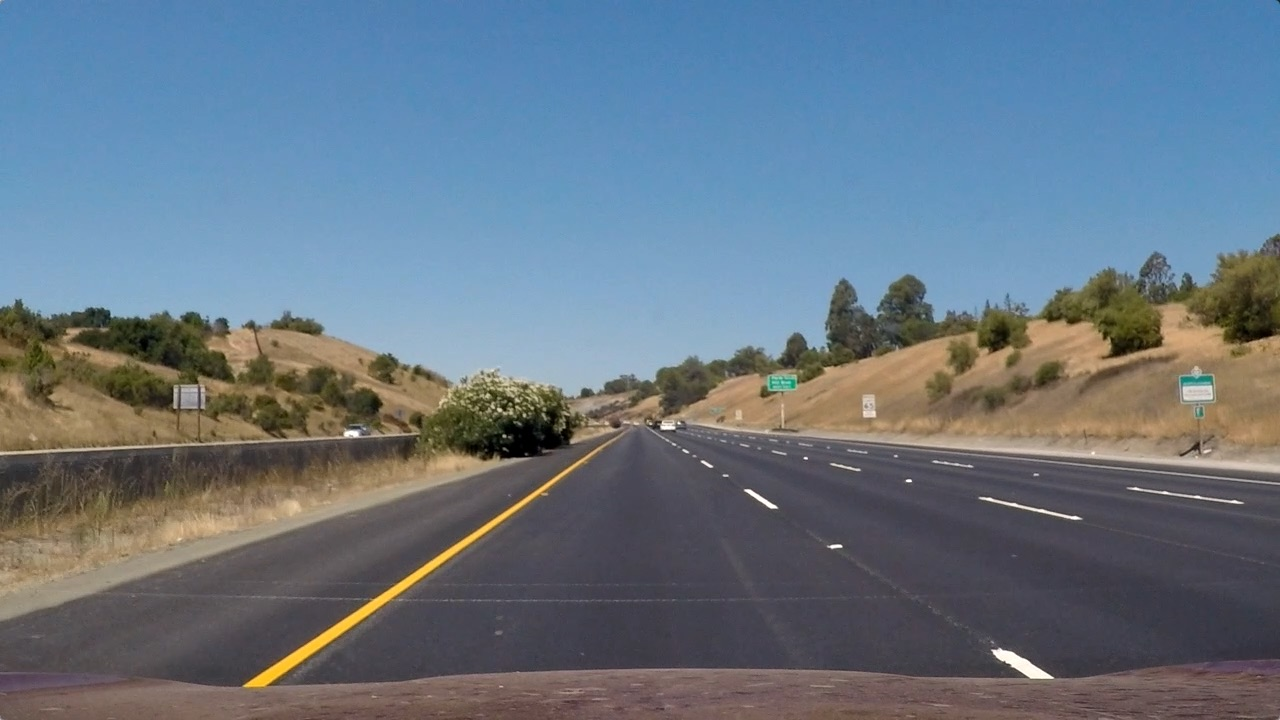
#> input picture Data/Images/Straight Lines 1.jpg, 1280 x 720 px
$ python -i thresholding.py   (imports and definitions only)
#> lines starting #> are read from the running program, lines starting #| are printed output that depends on the picture; after the words box and inside, x2 and y2 are one past the last pixel; in counts of white or black regions, pixels touching at a corner belong together
import numpy as np
import cv2 as cv

def abs_sobelx_thresh(image):

    gray = cv.cvtColor(image, cv.COLOR_RGB2GRAY)
    # Apply x  gradient with the OpenCV Sobel() function & take the absolute value
    abs_sobel = np.absolute(cv.Sobel(gray, cv.CV_64F, 1, 0,ksize=3))
    scaled_sobel = np.uint8(255*abs_sobel/np.max(abs_sobel))
    grad_binary = np.zeros_like(scaled_sobel)
    grad_binary[(scaled_sobel >= 15) & (scaled_sobel <= 200)] = 1

    return grad_binary

def dir_threshold(image):

    # 1) Convert to grayscale
    gray = cv.cvtColor(image, cv.COLOR_RGB2GRAY)
    # 2) Take the gradient in x and y separately
    sobelx = cv.Sobel(gray, cv.CV_64F, 1, 0, ksize=19)
    sobely = cv.Sobel(gray, cv.CV_64F, 0, 1, ksize=19)
    # 3) Take the absolute value of the x and y gradients
    abs_sobelx = np.absolute(sobelx)
    abs_sobely = np.absolute(sobely)
    # 4) Use np.arctan2(abs_sobely, abs_sobelx) to calculate the direction of the gradient
    direction_mag = np.arctan2(abs_sobely , abs_sobelx)
    # 5) Create a binary mask where direction thresholds are met
    dir_binary = np.zeros_like(direction_mag)
    dir_binary[(direction_mag >= np.pi/6) & (direction_mag <= np.pi/2)] = 1
    # 6) Return this mask as your binary_output image
    return dir_binary

def treshold_S_channel(image):

    hls = cv.cvtColor(image, cv.COLOR_RGB2HLS)
    s_channel = hls[:,:,2]
    # Threshold S_channel
    s_binary = np.zeros_like(s_channel)
    s_binary[(s_channel >= 100) & (s_channel <= 255)] = 1

    return s_binary

def Red_Green_tresh(image):

    R = image[:,:,0]
    G = image[:,:,1]
    r_g_combined = np.zeros_like(R)
    r_g_combined = (R > 155) & (G > 155)

    return r_g_combined

def treshold_L_channel(image):

    hls = cv.cvtColor(image, cv.COLOR_RGB2HLS)
    l_channel = hls[:,:,1]
    l_binary = np.zeros_like(l_channel)
    l_binary[(l_channel >= 120) & (l_channel <= 255)] = 1

    return l_binary

def get_optimal_threshold(image):

    sobel_x_binary = abs_sobelx_thresh(image)
    dir_binary = dir_threshold(image)
    combined_grad_dir = ((sobel_x_binary == 1) & (dir_binary == 1))

    S_binary = treshold_S_channel(image)
    L_binary = treshold_L_channel(image)
    R_G_binary = Red_Green_tresh(image)

    # combine all the thresholds
    # A pixel should either be a yellowish or whiteish
    # And it should also have a gradient, as per our thresholds
    R = image[:,:,0]
    optimal_treshold = np.zeros_like(image)
    optimal_treshold = (((R_G_binary== 1) & (L_binary== 1)) & ((S_binary== 1) | (combined_grad_dir== 1)))
    optimal_treshold = np.array(optimal_treshold, dtype=np.uint8)

    return optimal_treshold

>>> import cv2
>>> picture = cv2.cvtColor(cv2.imread('../../Data/Images/Straight Lines 1.jpg'), cv2.COLOR_BGR2RGB)
>>> result = get_optimal_threshold(picture)
#> in get_optimal_threshold, `sobel_x_binary = abs_sobelx_thresh(image)`:
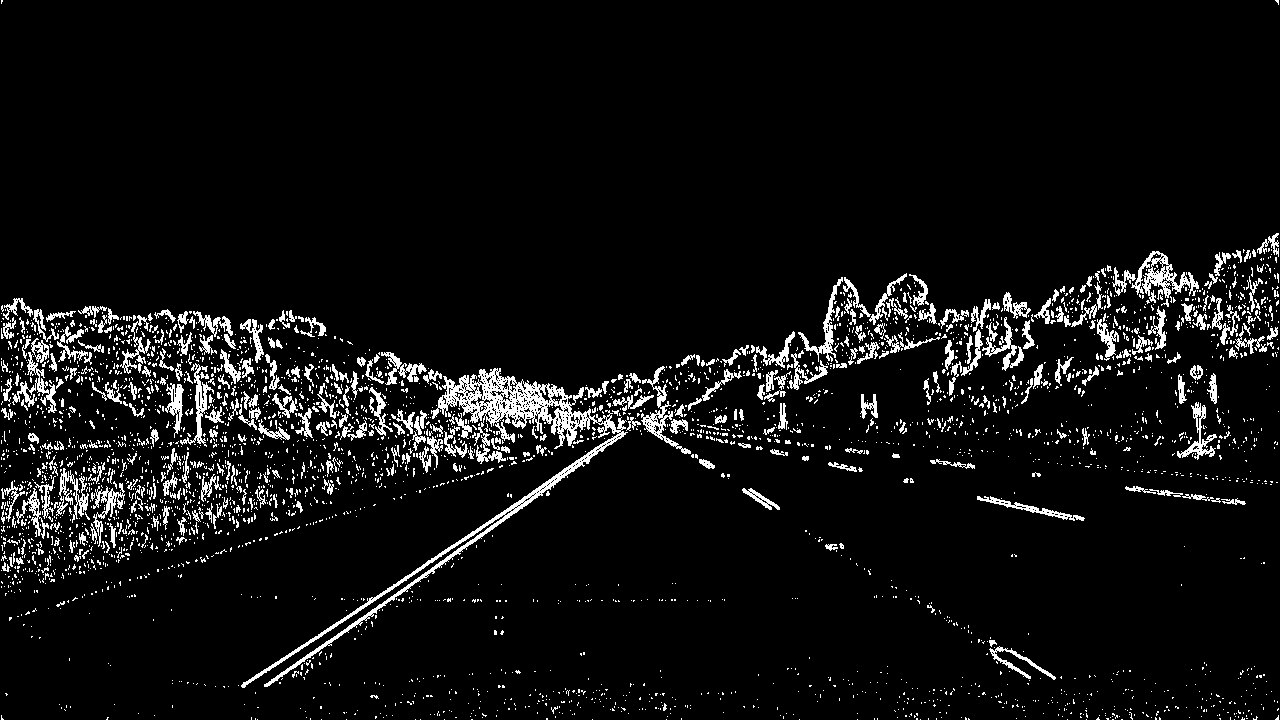
#> sobel_x_binary: shape (720, 1280); values 0 (black) and 1 (white), 6.3% white in thin lines or dots
#> in get_optimal_threshold, `L_binary = treshold_L_channel(image)`:
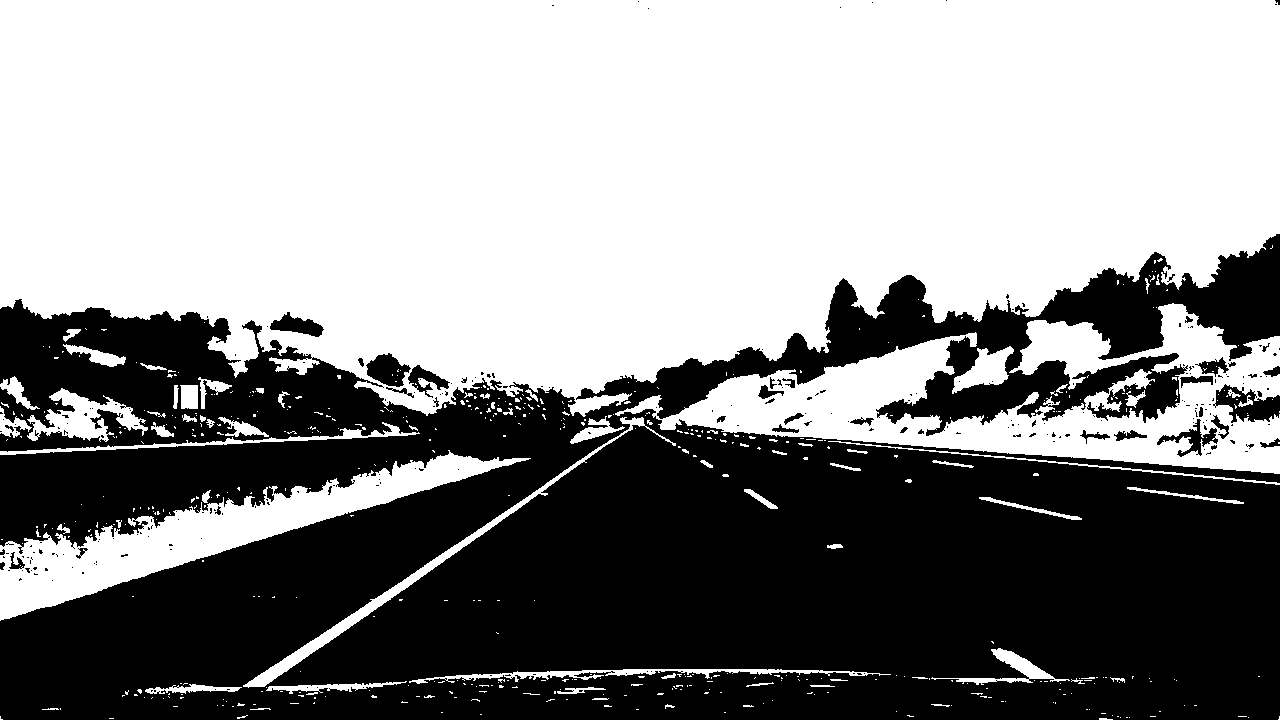
#> L_binary: shape (720, 1280); values 0 (black) and 1 (white), 55.5% white; 262 black regions (222 under 20 px), largest, box (x1, y1, x2, y2) and area: (0, 234, 1280, 720) 402301, (1213, 384, 1280, 423) 1348, (366, 353, 411, 387) 927
#> in Red_Green_tresh, `R = image[:,:,0]`:
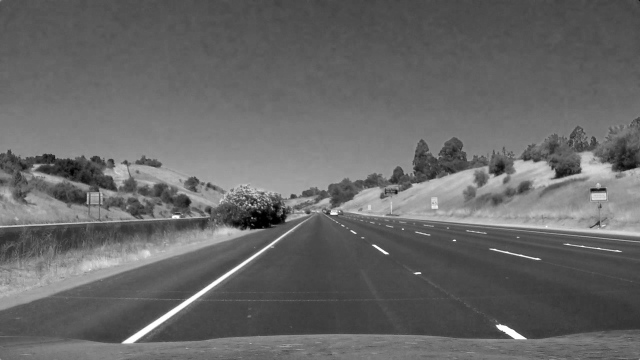
#> R: shape (720, 1280) (shown at 1/2 size); min 0, max 255, mean 103.2
#> in get_optimal_threshold, `optimal_treshold = (((R_G_binary== 1) & (L_binary== 1)) & ((S_binary==..`:
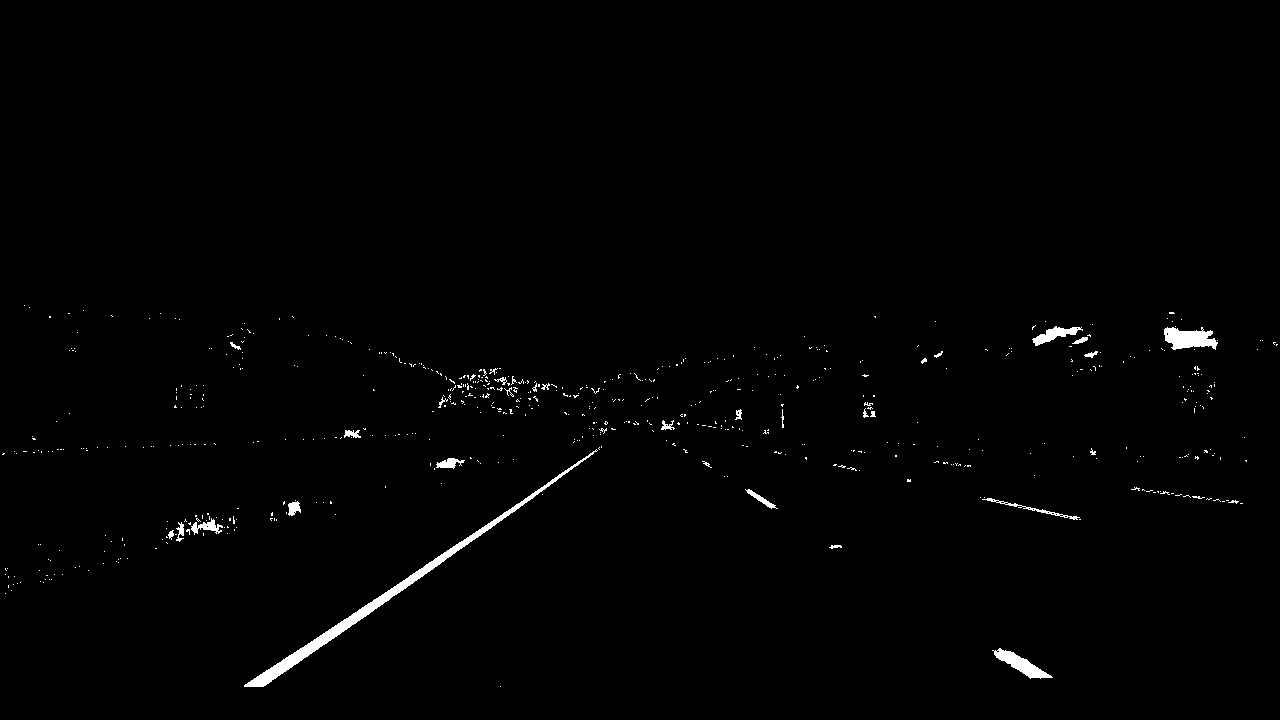
#> optimal_treshold: shape (720, 1280) bool; 0.91% white; 615 white regions (581 under 20 px), largest, box (x1, y1, x2, y2) and area: (244, 449, 598, 687) 3019, (1164, 327, 1218, 350) 829, (992, 648, 1053, 679) 658

$ run again, on Data/Images/Straight Lines 2.jpg
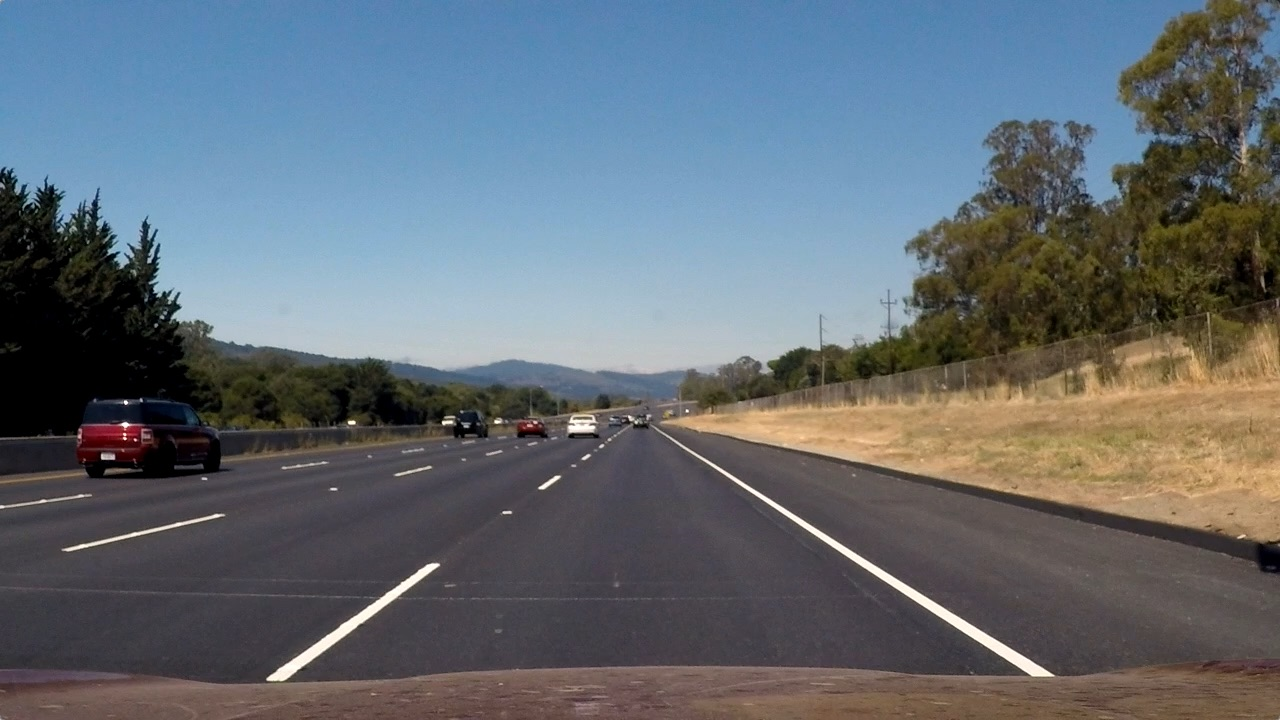
#> input picture Data/Images/Straight Lines 2.jpg, 1280 x 720 px
#> in get_optimal_threshold, `sobel_x_binary = abs_sobelx_thresh(image)`:
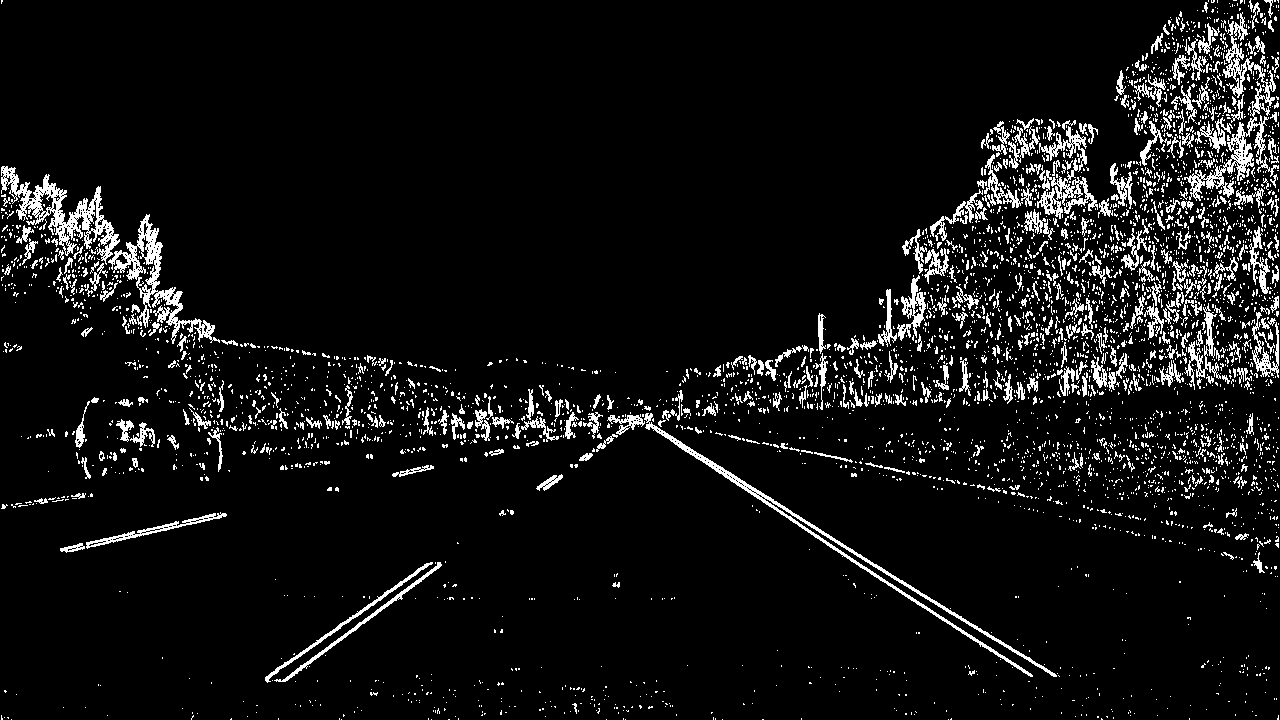
#> sobel_x_binary: shape (720, 1280); values 0 (black) and 1 (white), 6.9% white in thin lines or dots
#> dir_binary: shape (720, 1280) float64; values 0 (black) and 1 (white), 81% white; 8557 black regions (6819 under 20 px), largest, box (x1, y1, x2, y2) and area: (0, 320, 131, 429) 6957, (0, 0, 1280, 56) 5193, (30, 185, 170, 301) 3258
#> combined_grad_dir: shape (720, 1280) bool; 4.3% white in thin lines or dots
#> hls: shape (720, 1280, 3); mean of channels 0, 1, 2 81.7, 107, 62.5
#> S_binary: shape (720, 1280); values 0 (black) and 1 (white), 20% white; 2885 white regions (2605 under 20 px), largest, box (x1, y1, x2, y2) and area: (0, 6, 869, 271) 101845, (968, 172, 1280, 355) 20916, (680, 401, 920, 460) 6515
#> L_binary: shape (720, 1280); values 0 (black) and 1 (white), 44.9% white; 535 white regions (450 under 20 px), largest, box (x1, y1, x2, y2) and area: (0, 0, 1208, 387) 344299, (657, 332, 1280, 541) 55525, (651, 425, 1056, 678) 3585
#> r_g_combined: shape (720, 1280) bool; 9.1% white; 558 white regions (476 under 20 px), largest, box (x1, y1, x2, y2) and area: (154, 264, 888, 375) 58355, (661, 397, 976, 478) 7610, (655, 427, 1055, 677) 3308
#> in get_optimal_threshold, `optimal_treshold = (((R_G_binary== 1) & (L_binary== 1)) & ((S_binary==..`:
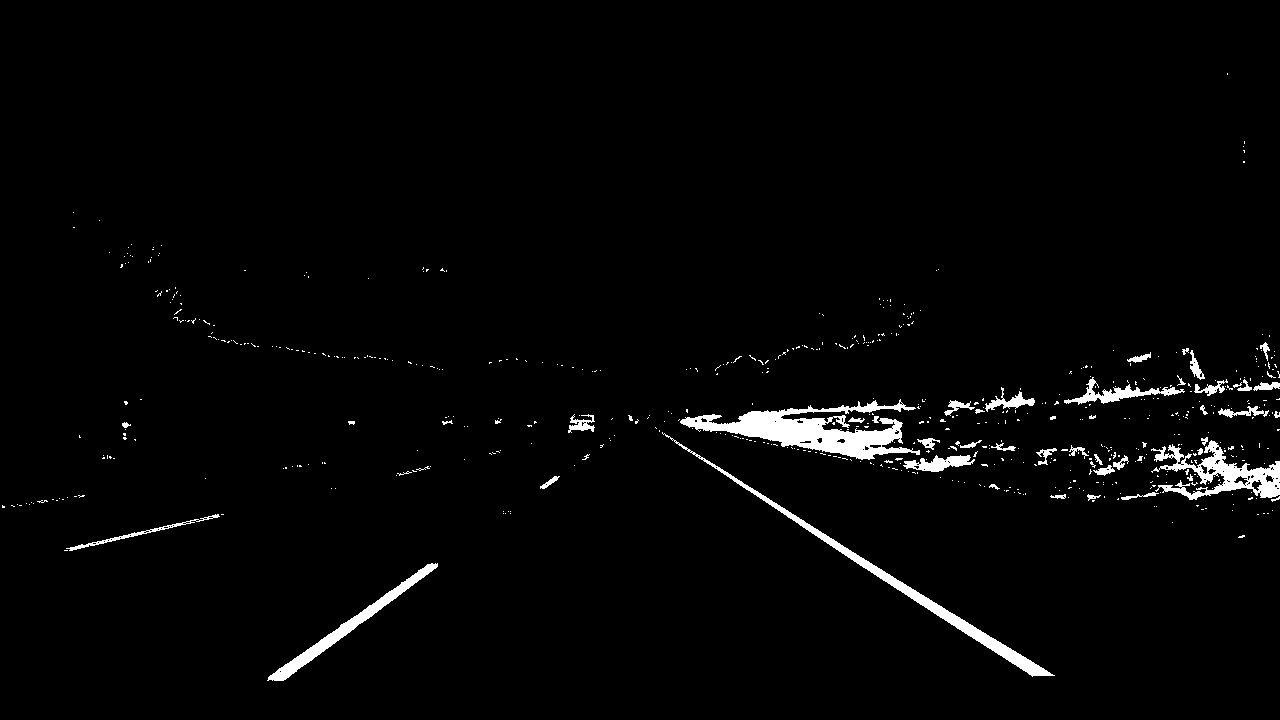
#> optimal_treshold: shape (720, 1280) bool; 2.3% white; 615 white regions (567 under 20 px), largest, box (x1, y1, x2, y2) and area: (680, 399, 920, 460) 5651, (662, 432, 1055, 677) 3262, (1151, 440, 1280, 500) 2859
